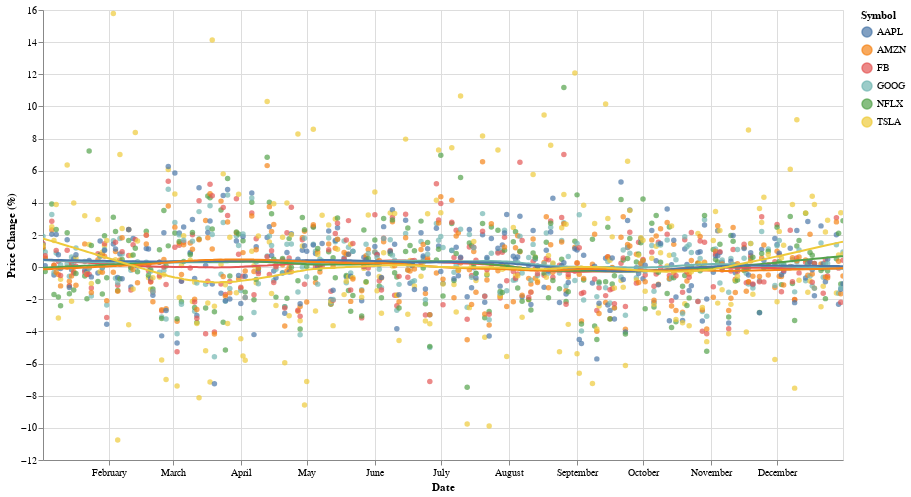

The cell this chart's notebook holds for it:
### Markdown cell above
What do you say? informative enought?<br>
Can you tell which stock was the most voltaile? Perhaps, but barely.

Let's fix it.

### Code cell
chart = alt.Chart(faang_t).mark_circle().encode(
    x='Date:T',
    y='Price Change (%)',
    color='Symbol'
    ).properties(
    width=800,
    height=450
    )

chart = chart + chart.transform_loess('Date', 'Price Change (%)', groupby=['Symbol']).mark_line(size=2)

chart.interactive()

### Figure 1 — Vega-Lite specification as saved in the notebook (floating-point values rounded to 4 significant figures; data arrays with more than 128 entries replaced by an {"elided": "..."} marker saying what was removed)
{"config": {"view": {"continuousWidth": 400, "continuousHeight": 300}}, "layer": [{"mark": "circle", "encoding": {"color": {"type": "nominal", "field": "Symbol"}, "x": {"type": "temporal", "field": "Date"}, "y": {"type": "quantitative", "field": "Price Change (%)"}}, "height": 450, "selection": {"selector006": {"type": "interval", "bind": "scales", "encodings": ["x", "y"]}}, "width": 800}, {"mark": {"type": "line", "size": 2}, "encoding": {"color": {"type": "nominal", "field": "Symbol"}, "x": {"type": "temporal", "field": "Date"}, "y": {"type": "quantitative", "field": "Price Change (%)"}}, "height": 450, "transform": [{"loess": "Price Change (%)", "on": "Date", "groupby": ["Symbol"]}], "width": 800}], "data": {"name": "data-b017b7e68b66a3a7cd32d9ba8b3b8dc6"}, "$schema": "https://vega.github.io/schema/vega-lite/v4.8.1.json", "datasets": {"data-b017b7e68b66a3a7cd32d9ba8b3b8dc6": {"elided": "1518 records"}}}
